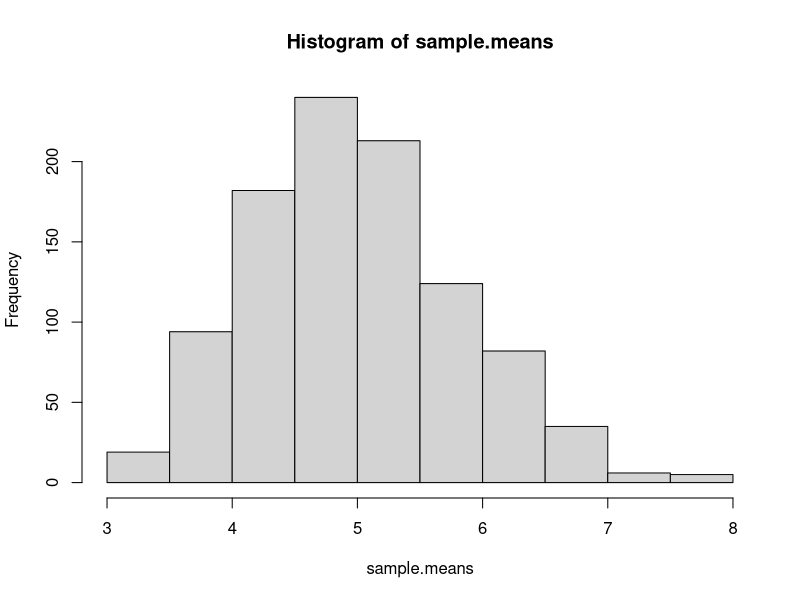

Here is the R script that generated this plot: (Note: this script raises an error after producing the figure.)
## ---- chunk 1
set.seed(42)
samples <- matrix(rexp(n = 40 * 1000, rate = 0.2), ncol = 40)
sample.means <- apply(samples, 1, "mean")
## ---- chunk 2
#Theoretical mean is:
1 / 0.2

#Mean of 1000 samples of size 40 from exponential distribution is:
mean(sample.means)
## ---- chunk 3
#Theoretical sample variance is:
(1/0.2^2)/40

#Now compute it directly from sample.means
var(sample.means)
## ---- chunk 4
#Histgram of sample means
hist(sample.means)

#Normal distribution placed over
set.seed(42)
x <- seq(1, 8, length = 1000)
y <- dnorm(x, mean = mean(sample.means), sd = sd(sample.means))
lines(x = , y = dnorm(norm.distr))

## ---- chunk 5
round(mean(sample.means),2)
round(var(sample.means),2)
## ---- chunk 6
plot(cars)
